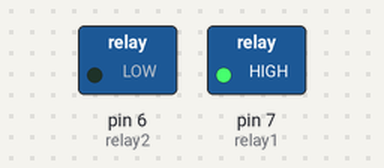
Bench run of a sketch on a simulated Arduino Uno, built with avr-gcc and run on an emulated ATmega328P. On the bench: switched loads named in the sketch (green lamp = pin HIGH).

Above: at 1.5 s.
At 3.5 s:
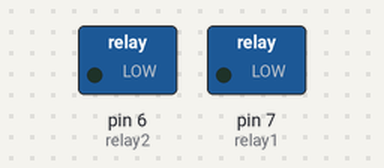
At 5.5 s:
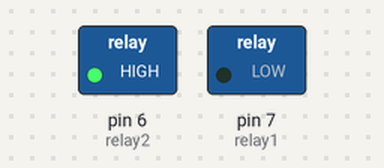
Timing chart, 0 to 10.4 s (numbered marks = the images above):
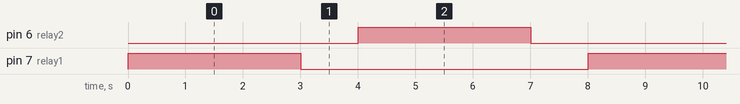

Measured:
- by itself, pin 6 (relay2), pin 7 (relay1): alternates HIGH for 3.0 s and LOW for 5.0 s
- by itself, everything shown: repeats every 8.0 s, in 4 steps

The sketch:

test.ino
```cpp
// Arduino Relay Control Code

#define relay1 7
#define relay2 6
#define inhale 3000
#define afterinhale 1000
#define exhale 3000
#define afterexhale 1000

void setup() {
  Serial.begin(9600);
  pinMode(relay1, OUTPUT);
  pinMode(relay2, OUTPUT);
}
void loop()
{
  if (inhale > 0)
  {
   digitalWrite(relay1, HIGH);
   delay(inhale);
   digitalWrite(relay1, LOW);
  }
   delay(afterinhale);
  if (exhale > 0)
  {
   digitalWrite(relay2, HIGH);
   delay(exhale);
   digitalWrite(relay2, LOW);
  }
   delay(afterexhale);
}
```
